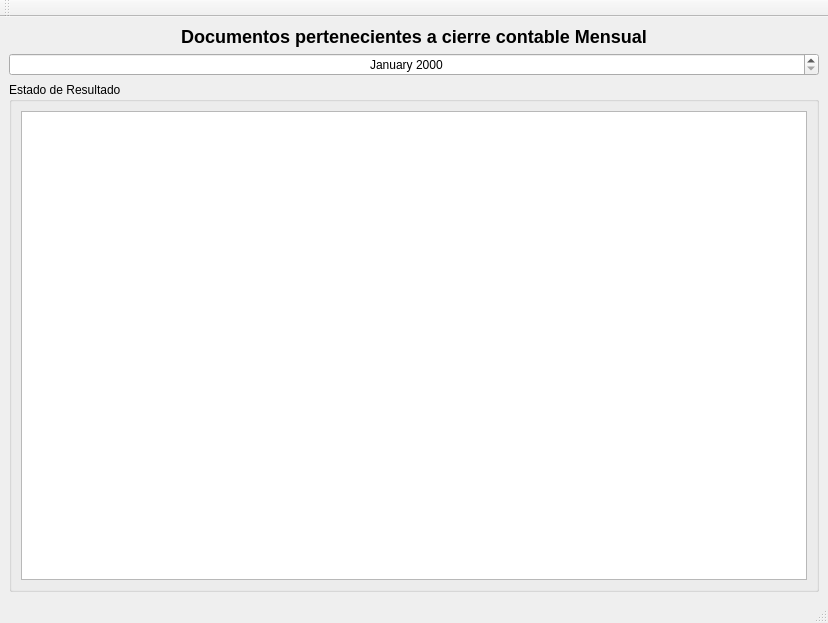
<?xml version="1.0" encoding="UTF-8"?>
<ui version="4.0">
 <class>frmCierreContable</class>
 <widget class="QMainWindow" name="frmCierreContable">
  <property name="geometry">
   <rect>
    <x>0</x>
    <y>0</y>
    <width>828</width>
    <height>623</height>
   </rect>
  </property>
  <property name="windowTitle">
   <string>Cierre Contable</string>
  </property>
  <property name="styleSheet">
   <string notr="true"/>
  </property>
  <widget class="QWidget" name="centralwidget">
   <layout class="QGridLayout" name="gridLayout">
    <item row="0" column="0">
     <widget class="QLabel" name="lbltitulo">
      <property name="frameShape">
       <enum>QFrame::NoFrame</enum>
      </property>
      <property name="text">
       <string>&lt;h2&gt;&lt;b&gt;Documentos pertenecientes a cierre contable Mensual</string>
      </property>
      <property name="scaledContents">
       <bool>false</bool>
      </property>
      <property name="alignment">
       <set>Qt::AlignCenter</set>
      </property>
     </widget>
    </item>
    <item row="1" column="0">
     <widget class="QDateTimeEdit" name="dtPicker">
      <property name="alignment">
       <set>Qt::AlignCenter</set>
      </property>
      <property name="displayFormat">
       <string>MMMM yyyy</string>
      </property>
     </widget>
    </item>
    <item row="2" column="0">
     <widget class="QSplitter" name="splitter_2">
      <property name="sizePolicy">
       <sizepolicy hsizetype="Expanding" vsizetype="MinimumExpanding">
        <horstretch>0</horstretch>
        <verstretch>0</verstretch>
       </sizepolicy>
      </property>
      <property name="orientation">
       <enum>Qt::Horizontal</enum>
      </property>
      <widget class="QSplitter" name="splitter">
       <property name="sizePolicy">
        <sizepolicy hsizetype="MinimumExpanding" vsizetype="MinimumExpanding">
         <horstretch>0</horstretch>
         <verstretch>0</verstretch>
        </sizepolicy>
       </property>
       <property name="orientation">
        <enum>Qt::Vertical</enum>
       </property>
       <widget class="QGroupBox" name="groupBox_3">
        <property name="minimumSize">
         <size>
          <width>0</width>
          <height>240</height>
         </size>
        </property>
        <property name="title">
         <string>Estado de Resultado</string>
        </property>
        <layout class="QVBoxLayout" name="verticalLayout">
         <item>
          <widget class="QTableView" name="tabledetails"/>
         </item>
        </layout>
       </widget>
      </widget>
     </widget>
    </item>
   </layout>
  </widget>
  <widget class="QStatusBar" name="statusbar"/>
  <widget class="QToolBar" name="toolBar">
   <property name="windowTitle">
    <string>toolBar</string>
   </property>
   <property name="allowedAreas">
    <set>Qt::AllToolBarAreas</set>
   </property>
   <property name="toolButtonStyle">
    <enum>Qt::ToolButtonIconOnly</enum>
   </property>
   <attribute name="toolBarArea">
    <enum>TopToolBarArea</enum>
   </attribute>
   <attribute name="toolBarBreak">
    <bool>false</bool>
   </attribute>
  </widget>
  <action name="actionSave">
   <property name="icon">
    <iconset resource="res.qrc">
     <normaloff>:/icons/res/document-save.png</normaloff>:/icons/res/document-save.png</iconset>
   </property>
   <property name="text">
    <string>save</string>
   </property>
   <property name="toolTip">
    <string>Guardar</string>
   </property>
   <property name="shortcut">
    <string>Ctrl+G</string>
   </property>
  </action>
 </widget>
 <resources>
  <include location="res.qrc"/>
 </resources>
 <connections/>
</ui>
